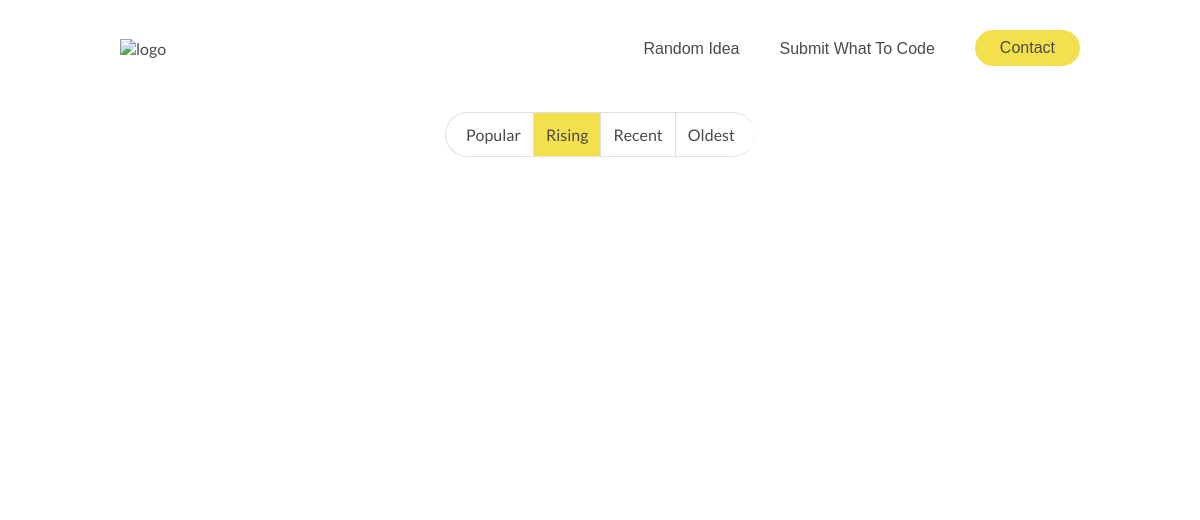
/?order=RISING, run on an earlier commit of the app's database.
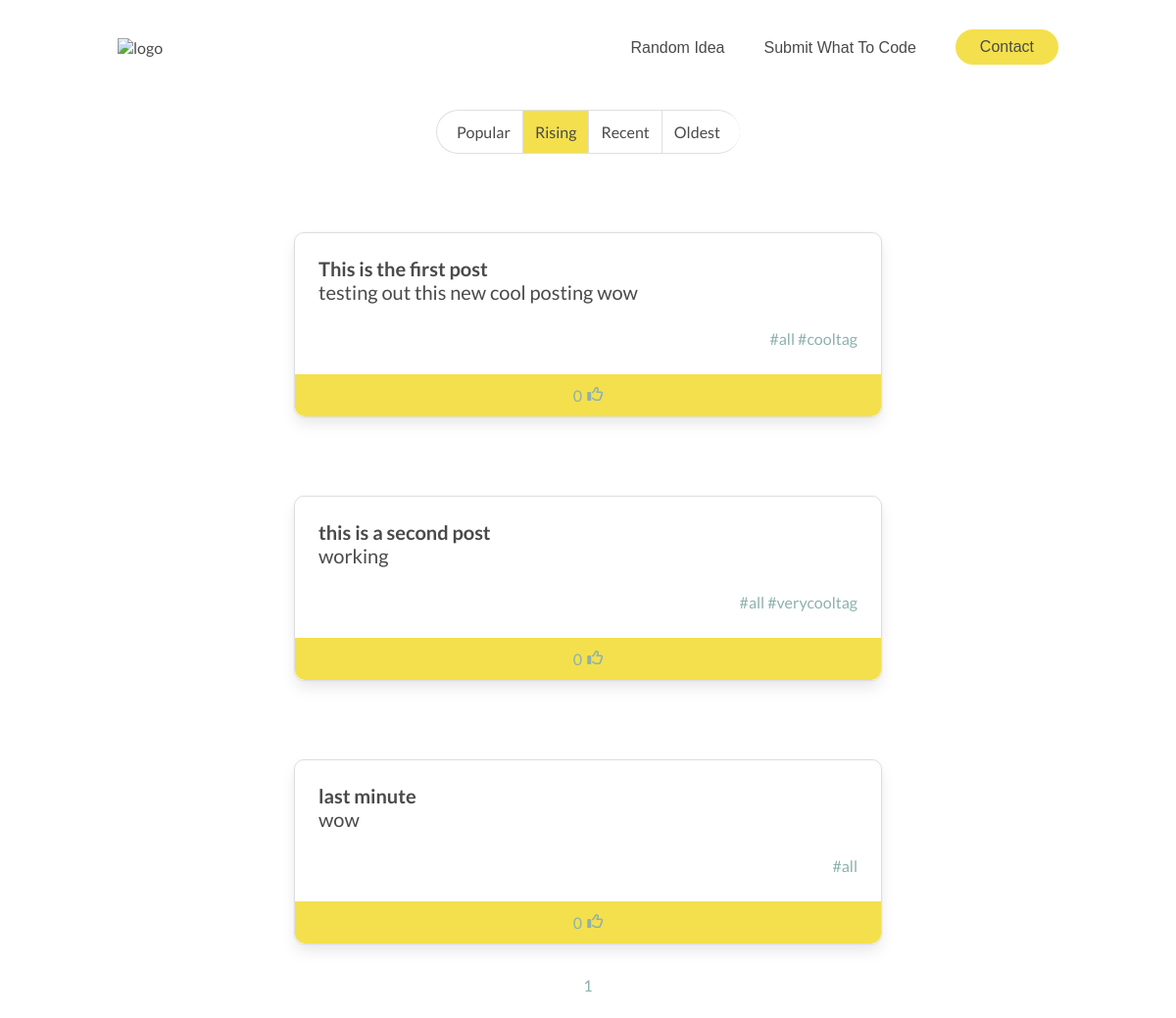
And on a later commit of the database.
### website/models.py (models this page shows, shortened)
class Post(db.Model):
    id = db.Column(db.Integer, primary_key=True)
    title = db.Column(db.String(100))
    desc = db.Column(db.String(1000))
    likes = db.Column(db.Integer)
    date_created = db.Column(db.DateTime(timezone=True), default=datetime.now())
    tags = db.relationship("Tag", backref="post", passive_deletes=True)

class Tag(db.Model):
    id = db.Column(db.Integer, primary_key=True)
    name = db.Column(db.String(12))
    post_id = db.Column(
        db.Integer, db.ForeignKey("post.id", ondelete="CASCADE"), nullable=False
    )

### website/views.py (the view)
@views.route("/")
def home():
    order = request.args.get("order", default="POPULAR", type=str)
    tag = request.args.get("tag", default="all", type=str)
    page = request.args.get("page", default=1, type=int)
    per_page = 15
    if order == "POPULAR":
        posts = (
            Post.query.join(Tag)
            .filter(Tag.name == tag)
            .order_by(Post.likes.desc())
            .paginate(page=page, per_page=per_page)
        )
    elif order == "RECENT":
        posts = (
            Post.query.filter(Tag.name == tag)
            .order_by(Post.date_created.desc())
            .paginate(page=page, per_page=per_page)
        )
    elif order == "OLDEST":
        posts = (
            Post.query.filter(Tag.name == tag)
            .order_by(Post.date_created.asc())
            .paginate(page=page, per_page=per_page)
        )
    elif order == "RISING":
        last_24_hours = datetime.now() - timedelta(hours=24)
        posts = (
            Post.query.filter(and_(Tag.name == tag, Post.date_created > last_24_hours))
            .order_by(Post.likes.desc())
            .paginate(page=page, per_page=per_page)
        )  # might need to fix this
    else:
        posts = (
            Post.query.filter(Tag.name == tag)
            .order_by(Post.likes.desc())
            .paginate(page=page, per_page=per_page)
        )
    return render_template(
        "home.html",
        posts=posts,
        order=order,
        tag=tag,
        one=False,
        likes=session["likes"],
    )

### website/templates/home.html (shortened to what this page needs)
{% extends "base.html" %}
{% block head %}
<link rel="stylesheet" href="{{ url_for('static', filename='styles/home.css') }}" />
{% endblock %}
{% block content %}
<div id="content">
    <div id="filter">
        <ul>
            <li class="{{'item active' if order == 'POPULAR' else 'item'}}"><a href="{{ url_for('views.home', order='POPULAR')}}">Popular</a></li>
            <li class="{{'item active' if order == 'RISING' else 'item'}}"><a href="{{ url_for('views.home', order='RISING')}}">Rising</a></li>
            <li class="{{'item active' if order == 'RECENT' else 'item'}}"><a href="{{ url_for('views.home', order='RECENT')}}">Recent</a></li>
            <li class="{{'item active' if order == 'OLDEST' else 'item'}}"><a href="{{ url_for('views.home', order='OLDEST')}}">Oldest</a></li>
        </ul>
    </div>
    {% if not one %}
        {% for post in posts.items %}
            <div class="card">
                <div class="card-content">
                    <p class="title">{{ post.title }}</p>
                    <p class="desc">{{ post.desc }}</p>
                    <p class="tags">
                        {% for tag in post.tags %}
                            <a class="tag-link" href="{{url_for('views.home', tag=tag.name)}}">#{{tag.name}}</a>
                        {% endfor %}
                    </p>
                </div>
                <footer class="card-footer">
                    <button type="button" onclick="like({{post.id}})">
                        <p id="likes-count-{{post.id}}">{{ post.likes }}</p>
                        {% if post.id in likes %}
                            <i id="like-button-{{post.id}}" class="fas fa-thumbs-up"></i>
                        {% else %}
                            <i id="like-button-{{post.id}}" class="far fa-thumbs-up"></i>
                        {% endif %}
                    </button>
                </footer>
            </div>
        {% endfor %}
    {% endif %}
</div>
<div id="page-links">
    {% if not one %}
        {% for page_num in posts.iter_pages() %}
            {% if page_num %}
                <a href="{{ url_for('views.home', page=page_num, order=order, tag=tag) }}">{{ page_num }}</a>
            {% else %}
                ...
            {% endif %}
        {% endfor %}
    {% endif %}
</div>
{% endblock %}

What changed in the data, as far as the page shows it:
now on this page (row edited): Post: title "This is the first post", desc "testing out this new cool posting wow", likes "0"
now on this page (row unchanged): Tag: name "all", shown under "This is the first post"
now on this page (row edited): Tag: name "cooltag", shown under "This is the first post"
now on this page (row edited): Post: title "this is a second post", desc "working", likes "0"
now on this page (row edited): Tag: name "all", shown under "this is a second post"
now on this page (row edited): Tag: name "verycooltag", shown under "this is a second post"
now on this page (row edited): Post: title "last minute", desc "wow", likes "0"
now on this page (row edited): Tag: name "all", shown under "last minute"
Also different on the page:
new list line: "1"
